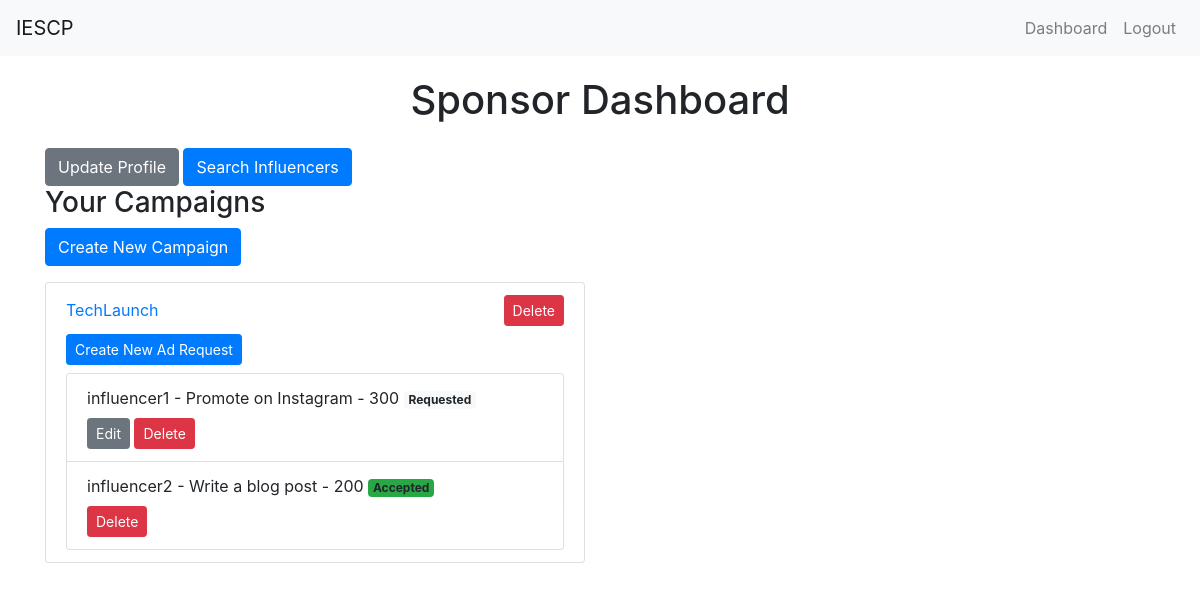
The app's page /sponsor_dashboard (signed in) with its own data.
### app.py (models this page shows, shortened)
class Campaign(db.Model):
    id = db.Column(db.Integer, primary_key=True)
    name = db.Column(db.String(100), nullable=False)
    description = db.Column(db.String(200))
    start_date = db.Column(db.DateTime, default=db.func.current_timestamp())
    end_date = db.Column(db.DateTime)
    niche = db.Column(db.String(100))
    budget = db.Column(db.Float, nullable=False)
    owner_id = db.Column(db.Integer, db.ForeignKey('user.id', ondelete='CASCADE'), nullable=False)
    visibility = db.Column(db.String(10))  # 'public' or 'private'
    flagged = db.Column(db.Boolean, default=False)
    ad_requests = db.relationship('AdRequest', backref='campaign', lazy=True, cascade='all, delete-orphan')

class AdRequest(db.Model):
    id = db.Column(db.Integer, primary_key=True)
    campaign_id = db.Column(db.Integer, db.ForeignKey('campaign.id', ondelete='CASCADE'), nullable=False)
    influencer_id = db.Column(db.Integer, db.ForeignKey('user.id', ondelete='CASCADE'), nullable=False)
    name = db.Column(db.String(100), nullable=False)
    requirements = db.Column(db.Text)
    payment_amount = db.Column(db.Integer)
    negotiation_comment = db.Column(db.Text, nullable=True)
    status = db.Column(db.String(20), nullable=False, default='Requested')
    flagged = db.Column(db.Boolean, default=False)

class User(UserMixin, db.Model):
    id = db.Column(db.Integer, primary_key=True)
    username = db.Column(db.String(50), unique=True, nullable=False)
    email = db.Column(db.String(120), unique=True, nullable=False)
    password = db.Column(db.String(200), nullable=False)
    role = db.Column(db.String(20), nullable=False)  # 'admin', 'sponsor', 'influencer'
    flagged = db.Column(db.Boolean, default=False)  # Flag for inappropriate users
    campaigns = db.relationship('Campaign', backref='owner', lazy=True, cascade='all, delete-orphan')
    ad_requests = db.relationship('AdRequest', backref='influencer', lazy=True, cascade='all, delete-orphan')
    company_name = db.Column(db.String(100))
    industry = db.Column(db.String(100))
    budget = db.Column(db.Integer)
    category = db.Column(db.String(100)) # Health, Gaming, etc.
    niche = db.Column(db.String(100))
    followers = db.Column(db.Integer)
    platform = db.Column(db.String(10))

### app.py (the view)
@app.route('/sponsor_dashboard')
@login_required
def sponsor_dashboard():
    if current_user.role != 'sponsor':
        flash('Access unauthorized!', 'danger')
        return redirect(url_for('index'))
    campaigns = Campaign.query.filter_by(owner_id=current_user.id).all()
    ad_requests = AdRequest.query.join(Campaign).filter(Campaign.owner_id == current_user.id).all()
    return render_template('sponsor_dashboard.html', campaigns=campaigns, ad_requests=ad_requests)

### app.py (called while the page is built)
@login_manager.user_loader
def load_user(user_id):
    return User.query.get(int(user_id))

### templates/sponsor_dashboard.html (shortened to what this page needs)
{% extends "layout.html" %}
{% block content %}
<h1 class="text-center mb-4">Sponsor Dashboard</h1>
<a href="{{ url_for('profile') }}" class="btn btn-secondary">Update Profile</a>
<a href="{{ url_for('search_influencers') }}" class="btn btn-primary">Search Influencers</a>
<div class="row">
    <div class="col-md-6">
        <h3>Your Campaigns</h3>
        <a href="{{ url_for('create_campaign') }}" class="btn btn-primary mb-3">Create New Campaign</a>
        <ul class="list-group">
            {% for campaign in campaigns %}
            <li class="list-group-item">
                <div class="d-flex justify-content-between align-items-center">
                    <a href="{{ url_for('update_campaign', campaign_id=campaign.id) }}">{{ campaign.name }}</a>
                    <form method="POST" action="{{ url_for('delete_campaign', campaign_id=campaign.id) }}" class="d-inline">
                        <button type="submit" class="btn btn-danger btn-sm">Delete</button>
                    </form>
                </div>
                <a href="{{ url_for('create_ad_request') }}" class="btn btn-primary btn-sm mt-2 mb-2">Create New Ad Request</a>
                <ul class="list-group">
                    {% for ad_request in campaign.ad_requests %}
                    <li class="list-group-item">
                        {{ ad_request.influencer.username }} - {{ ad_request.name }} - {{ ad_request.payment_amount }}
                        <span class="badge {% if ad_request.status == 'Accepted' %}bg-success{% elif ad_request.status == 'Rejected' %}bg-danger{% elif ad_request.status == 'Requested' %}bg-light{% elif ad_request.status == 'Negotiated' %}bg-warning text-dark{% endif %}">
                            {{ ad_request.status }}
                        </span>
                        <div class="mt-2">
                            {% if ad_request.status != 'Accepted' %}
                            <a href="{{ url_for('update_ad_request', ad_request_id=ad_request.id) }}" class="btn btn-secondary btn-sm">Edit</a>
                            {% endif %}
                            <form method="POST" action="{{ url_for('delete_ad_request', ad_request_id=ad_request.id) }}" class="d-inline">
                                <button type="submit" class="btn btn-danger btn-sm">Delete</button>
                            </form>
                        </div>
                    </li>
                    {% else %}
                    <li class="list-group-item">No ad requests found.</li>
                    {% endfor %}
                </ul>
            </li>
            {% else %}
            <li class="list-group-item">No campaigns found.</li>
            {% endfor %}
        </ul>
    </div>
</div>
{% endblock %}

### records on screen
Campaign: name "TechLaunch"
AdRequest: influencer.username "influencer1", name "Promote on Instagram", payment_amount "300", status "Requested"
AdRequest: influencer.username "influencer2", name "Write a blog post", payment_amount "200", status "Accepted"
